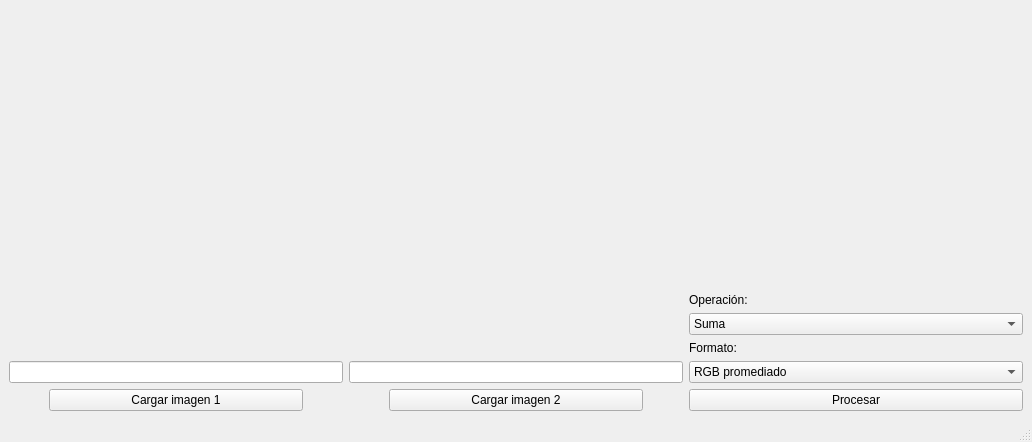
<?xml version="1.0" encoding="UTF-8"?>
<ui version="4.0">
 <class>MainWindow</class>
 <widget class="QMainWindow" name="MainWindow">
  <property name="geometry">
   <rect>
    <x>0</x>
    <y>0</y>
    <width>1032</width>
    <height>442</height>
   </rect>
  </property>
  <property name="windowTitle">
   <string>MainWindow</string>
  </property>
  <widget class="QWidget" name="centralwidget">
   <layout class="QHBoxLayout" name="horizontalLayout_2">
    <item>
     <layout class="QHBoxLayout" name="horizontalLayout">
      <item>
       <layout class="QVBoxLayout" name="verticalLayout_2">
        <item>
         <widget class="QLabel" name="img1_lbl">
          <property name="sizePolicy">
           <sizepolicy hsizetype="Preferred" vsizetype="Maximum">
            <horstretch>0</horstretch>
            <verstretch>0</verstretch>
           </sizepolicy>
          </property>
          <property name="minimumSize">
           <size>
            <width>0</width>
            <height>300</height>
           </size>
          </property>
          <property name="text">
           <string/>
          </property>
         </widget>
        </item>
        <item>
         <spacer name="verticalSpacer">
          <property name="orientation">
           <enum>Qt::Vertical</enum>
          </property>
          <property name="sizeType">
           <enum>QSizePolicy::Expanding</enum>
          </property>
          <property name="sizeHint" stdset="0">
           <size>
            <width>20</width>
            <height>80</height>
           </size>
          </property>
         </spacer>
        </item>
        <item>
         <widget class="QLineEdit" name="lineEdit">
          <property name="sizePolicy">
           <sizepolicy hsizetype="Minimum" vsizetype="Preferred">
            <horstretch>0</horstretch>
            <verstretch>0</verstretch>
           </sizepolicy>
          </property>
         </widget>
        </item>
        <item>
         <layout class="QHBoxLayout" name="horizontalLayout_3">
          <property name="topMargin">
           <number>0</number>
          </property>
          <item>
           <spacer name="horizontalSpacer_2">
            <property name="orientation">
             <enum>Qt::Horizontal</enum>
            </property>
            <property name="sizeType">
             <enum>QSizePolicy::Minimum</enum>
            </property>
            <property name="sizeHint" stdset="0">
             <size>
              <width>40</width>
              <height>20</height>
             </size>
            </property>
           </spacer>
          </item>
          <item>
           <widget class="QPushButton" name="img1_btn">
            <property name="text">
             <string>Cargar imagen 1</string>
            </property>
           </widget>
          </item>
          <item>
           <spacer name="horizontalSpacer">
            <property name="orientation">
             <enum>Qt::Horizontal</enum>
            </property>
            <property name="sizeType">
             <enum>QSizePolicy::Minimum</enum>
            </property>
            <property name="sizeHint" stdset="0">
             <size>
              <width>40</width>
              <height>20</height>
             </size>
            </property>
           </spacer>
          </item>
         </layout>
        </item>
       </layout>
      </item>
      <item>
       <layout class="QVBoxLayout" name="verticalLayout_3">
        <item>
         <widget class="QLabel" name="img2_lbl">
          <property name="sizePolicy">
           <sizepolicy hsizetype="Preferred" vsizetype="Maximum">
            <horstretch>0</horstretch>
            <verstretch>0</verstretch>
           </sizepolicy>
          </property>
          <property name="minimumSize">
           <size>
            <width>0</width>
            <height>300</height>
           </size>
          </property>
          <property name="text">
           <string/>
          </property>
         </widget>
        </item>
        <item>
         <spacer name="verticalSpacer_2">
          <property name="orientation">
           <enum>Qt::Vertical</enum>
          </property>
          <property name="sizeHint" stdset="0">
           <size>
            <width>20</width>
            <height>40</height>
           </size>
          </property>
         </spacer>
        </item>
        <item>
         <widget class="QLineEdit" name="lineEdit_2">
          <property name="sizePolicy">
           <sizepolicy hsizetype="Minimum" vsizetype="Preferred">
            <horstretch>0</horstretch>
            <verstretch>0</verstretch>
           </sizepolicy>
          </property>
         </widget>
        </item>
        <item>
         <layout class="QHBoxLayout" name="horizontalLayout_4">
          <property name="spacing">
           <number>0</number>
          </property>
          <property name="sizeConstraint">
           <enum>QLayout::SetMinimumSize</enum>
          </property>
          <property name="topMargin">
           <number>0</number>
          </property>
          <item>
           <spacer name="horizontalSpacer_3">
            <property name="orientation">
             <enum>Qt::Horizontal</enum>
            </property>
            <property name="sizeType">
             <enum>QSizePolicy::Minimum</enum>
            </property>
            <property name="sizeHint" stdset="0">
             <size>
              <width>40</width>
              <height>20</height>
             </size>
            </property>
           </spacer>
          </item>
          <item>
           <widget class="QPushButton" name="img2_btn">
            <property name="text">
             <string>Cargar imagen 2</string>
            </property>
           </widget>
          </item>
          <item>
           <spacer name="horizontalSpacer_4">
            <property name="orientation">
             <enum>Qt::Horizontal</enum>
            </property>
            <property name="sizeType">
             <enum>QSizePolicy::Minimum</enum>
            </property>
            <property name="sizeHint" stdset="0">
             <size>
              <width>40</width>
              <height>20</height>
             </size>
            </property>
           </spacer>
          </item>
         </layout>
        </item>
       </layout>
      </item>
      <item>
       <layout class="QVBoxLayout" name="verticalLayout">
        <item>
         <widget class="QLabel" name="img3_lbl">
          <property name="sizePolicy">
           <sizepolicy hsizetype="Minimum" vsizetype="Expanding">
            <horstretch>0</horstretch>
            <verstretch>0</verstretch>
           </sizepolicy>
          </property>
          <property name="minimumSize">
           <size>
            <width>0</width>
            <height>200</height>
           </size>
          </property>
          <property name="text">
           <string/>
          </property>
         </widget>
        </item>
        <item>
         <widget class="QLabel" name="operacion_lbl">
          <property name="enabled">
           <bool>true</bool>
          </property>
          <property name="sizePolicy">
           <sizepolicy hsizetype="Minimum" vsizetype="Minimum">
            <horstretch>0</horstretch>
            <verstretch>0</verstretch>
           </sizepolicy>
          </property>
          <property name="minimumSize">
           <size>
            <width>0</width>
            <height>0</height>
           </size>
          </property>
          <property name="text">
           <string>Operación:</string>
          </property>
         </widget>
        </item>
        <item>
         <widget class="QComboBox" name="operacion_cb">
          <item>
           <property name="text">
            <string>Suma</string>
           </property>
          </item>
          <item>
           <property name="text">
            <string>Resta</string>
           </property>
          </item>
          <item>
           <property name="text">
            <string>If lighter</string>
           </property>
          </item>
          <item>
           <property name="text">
            <string>If darker</string>
           </property>
          </item>
         </widget>
        </item>
        <item>
         <widget class="QLabel" name="formato_lbl">
          <property name="sizePolicy">
           <sizepolicy hsizetype="Preferred" vsizetype="Maximum">
            <horstretch>0</horstretch>
            <verstretch>0</verstretch>
           </sizepolicy>
          </property>
          <property name="text">
           <string>Formato:</string>
          </property>
         </widget>
        </item>
        <item>
         <widget class="QComboBox" name="formato_cb">
          <item>
           <property name="text">
            <string>RGB promediado</string>
           </property>
          </item>
          <item>
           <property name="text">
            <string>RGB clampeado</string>
           </property>
          </item>
          <item>
           <property name="text">
            <string>YIQ clampeado</string>
           </property>
          </item>
         </widget>
        </item>
        <item>
         <widget class="QPushButton" name="img3_btn">
          <property name="text">
           <string>Procesar</string>
          </property>
         </widget>
        </item>
       </layout>
      </item>
     </layout>
    </item>
   </layout>
  </widget>
  <widget class="QMenuBar" name="menubar">
   <property name="geometry">
    <rect>
     <x>0</x>
     <y>0</y>
     <width>1032</width>
     <height>21</height>
    </rect>
   </property>
  </widget>
  <widget class="QStatusBar" name="statusbar"/>
 </widget>
 <resources/>
 <connections/>
</ui>
